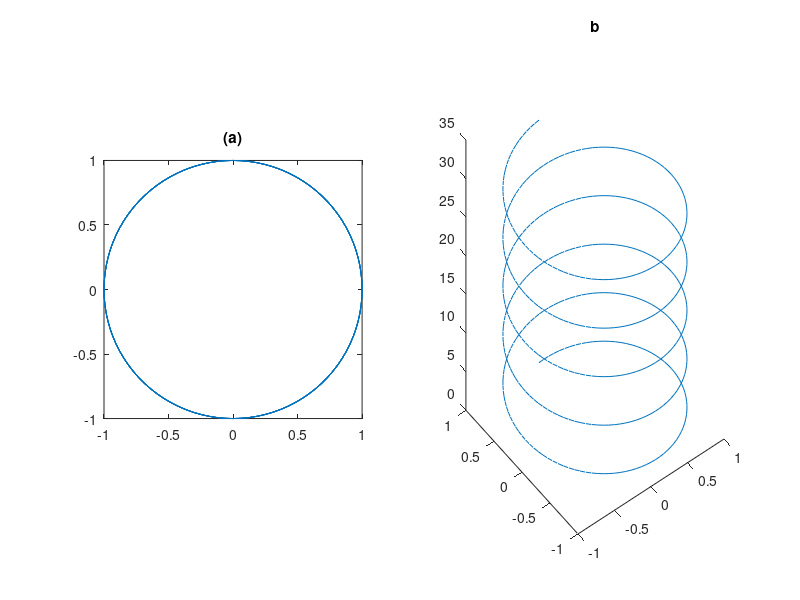

Source code (MATLAB):
t= 0:pi/50:10*pi;
subplot(1,2,1);plot(sin(t),cos(t))
axis square
title('(a)')
subplot(1,2,2);plot3(sin(t),cos(t),t)
title('b')
